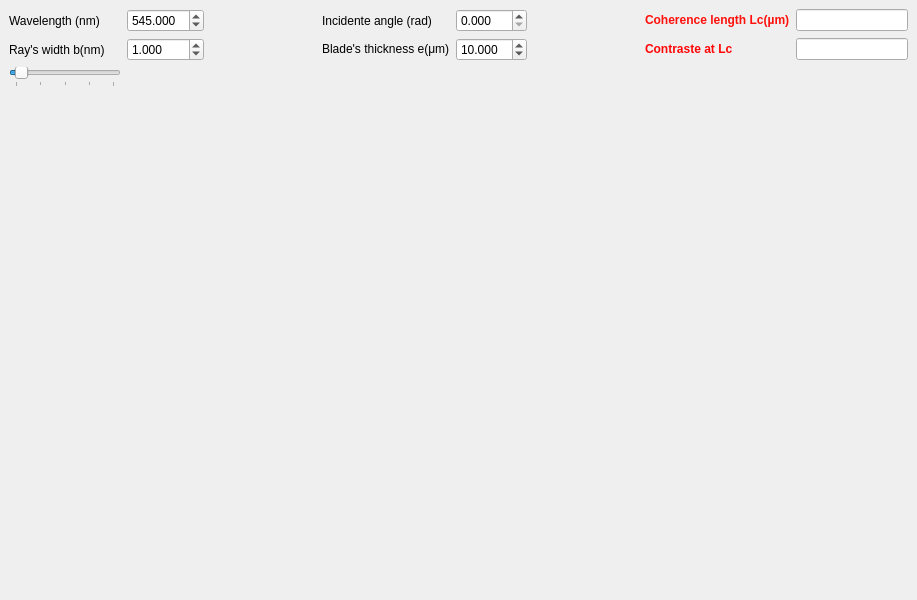
<?xml version="1.0" encoding="UTF-8"?>
<ui version="4.0">
 <class>MainWindow</class>
 <widget class="QMainWindow" name="MainWindow">
  <property name="geometry">
   <rect>
    <x>0</x>
    <y>0</y>
    <width>917</width>
    <height>600</height>
   </rect>
  </property>
  <property name="windowTitle">
   <string>Gaussian</string>
  </property>
  <widget class="QWidget" name="centralWidget">
   <layout class="QVBoxLayout" name="verticalLayout_2">
    <item>
     <layout class="QGridLayout" name="gridLayout_2">
      <item row="0" column="10">
       <widget class="QLabel" name="label_4">
        <property name="text">
         <string>&lt;html&gt;&lt;head/&gt;&lt;body&gt;&lt;p&gt;&lt;span style=&quot; font-weight:600; color:#ff100b;&quot;&gt;Coherence length Lc(µm)&lt;/span&gt;&lt;/p&gt;&lt;/body&gt;&lt;/html&gt;</string>
        </property>
       </widget>
      </item>
      <item row="0" column="2">
       <widget class="QDoubleSpinBox" name="SpinBox_Lambda">
        <property name="locale">
         <locale language="English" country="UnitedStates"/>
        </property>
        <property name="suffix">
         <string/>
        </property>
        <property name="decimals">
         <number>3</number>
        </property>
        <property name="minimum">
         <double>100.000000000000000</double>
        </property>
        <property name="maximum">
         <double>2000.000000000000000</double>
        </property>
        <property name="singleStep">
         <double>0.100000000000000</double>
        </property>
        <property name="value">
         <double>545.000000000000000</double>
        </property>
       </widget>
      </item>
      <item row="0" column="1">
       <widget class="QLabel" name="label">
        <property name="text">
         <string>Wavelength (nm)</string>
        </property>
       </widget>
      </item>
      <item row="1" column="2">
       <widget class="QDoubleSpinBox" name="SpinBox_a">
        <property name="locale">
         <locale language="English" country="UnitedStates"/>
        </property>
        <property name="decimals">
         <number>3</number>
        </property>
        <property name="minimum">
         <double>0.000000000000000</double>
        </property>
        <property name="maximum">
         <double>20.000000000000000</double>
        </property>
        <property name="singleStep">
         <double>0.100000000000000</double>
        </property>
        <property name="value">
         <double>1.000000000000000</double>
        </property>
       </widget>
      </item>
      <item row="1" column="1">
       <widget class="QLabel" name="label_5">
        <property name="text">
         <string>Ray's width b(nm)</string>
        </property>
       </widget>
      </item>
      <item row="0" column="7">
       <widget class="QLabel" name="label_2">
        <property name="text">
         <string>Incidente angle (rad)</string>
        </property>
       </widget>
      </item>
      <item row="0" column="8">
       <widget class="QDoubleSpinBox" name="SpinBox_Angle">
        <property name="locale">
         <locale language="English" country="UnitedStates"/>
        </property>
        <property name="suffix">
         <string/>
        </property>
        <property name="decimals">
         <number>3</number>
        </property>
        <property name="maximum">
         <double>5.000000000000000</double>
        </property>
        <property name="singleStep">
         <double>0.001000000000000</double>
        </property>
        <property name="value">
         <double>0.000000000000000</double>
        </property>
       </widget>
      </item>
      <item row="0" column="6">
       <spacer name="horizontalSpacer">
        <property name="orientation">
         <enum>Qt::Horizontal</enum>
        </property>
        <property name="sizeHint" stdset="0">
         <size>
          <width>40</width>
          <height>20</height>
         </size>
        </property>
       </spacer>
      </item>
      <item row="1" column="7">
       <widget class="QLabel" name="label_3">
        <property name="text">
         <string>&lt;html&gt;&lt;head/&gt;&lt;body&gt;&lt;p&gt;Blade's thickness e(μm)&lt;/p&gt;&lt;/body&gt;&lt;/html&gt;</string>
        </property>
       </widget>
      </item>
      <item row="1" column="8">
       <widget class="QDoubleSpinBox" name="SpinBox_e">
        <property name="locale">
         <locale language="English" country="UnitedStates"/>
        </property>
        <property name="suffix">
         <string notr="true"/>
        </property>
        <property name="decimals">
         <number>3</number>
        </property>
        <property name="maximum">
         <double>100.000000000000000</double>
        </property>
        <property name="singleStep">
         <double>0.050000000000000</double>
        </property>
        <property name="value">
         <double>10.000000000000000</double>
        </property>
       </widget>
      </item>
      <item row="0" column="9">
       <spacer name="horizontalSpacer_2">
        <property name="orientation">
         <enum>Qt::Horizontal</enum>
        </property>
        <property name="sizeHint" stdset="0">
         <size>
          <width>40</width>
          <height>20</height>
         </size>
        </property>
       </spacer>
      </item>
      <item row="2" column="1">
       <widget class="QSlider" name="Slider_a">
        <property name="locale">
         <locale language="English" country="UnitedStates"/>
        </property>
        <property name="maximum">
         <number>20</number>
        </property>
        <property name="value">
         <number>1</number>
        </property>
        <property name="orientation">
         <enum>Qt::Horizontal</enum>
        </property>
        <property name="tickPosition">
         <enum>QSlider::TicksBelow</enum>
        </property>
        <property name="tickInterval">
         <number>5</number>
        </property>
       </widget>
      </item>
      <item row="0" column="11">
       <widget class="QLineEdit" name="lineEdit_Lc"/>
      </item>
      <item row="1" column="10">
       <widget class="QLabel" name="label_6">
        <property name="text">
         <string>&lt;html&gt;&lt;head/&gt;&lt;body&gt;&lt;p&gt;&lt;span style=&quot; font-weight:600; color:#ff0606;&quot;&gt;Contraste at Lc&lt;/span&gt;&lt;/p&gt;&lt;/body&gt;&lt;/html&gt;</string>
        </property>
       </widget>
      </item>
      <item row="1" column="11">
       <widget class="QLineEdit" name="lineEdit_Contraste"/>
      </item>
     </layout>
    </item>
    <item>
     <layout class="QVBoxLayout" name="verticalLayout">
      <item>
       <widget class="MPL_WIDGET_2D" name="mplwidget" native="true"/>
      </item>
     </layout>
    </item>
   </layout>
  </widget>
 </widget>
 <customwidgets>
  <customwidget>
   <class>MPL_WIDGET_2D</class>
   <extends>QWidget</extends>
   <header>mplwidget</header>
   <container>1</container>
  </customwidget>
 </customwidgets>
 <resources/>
 <connections/>
</ui>
